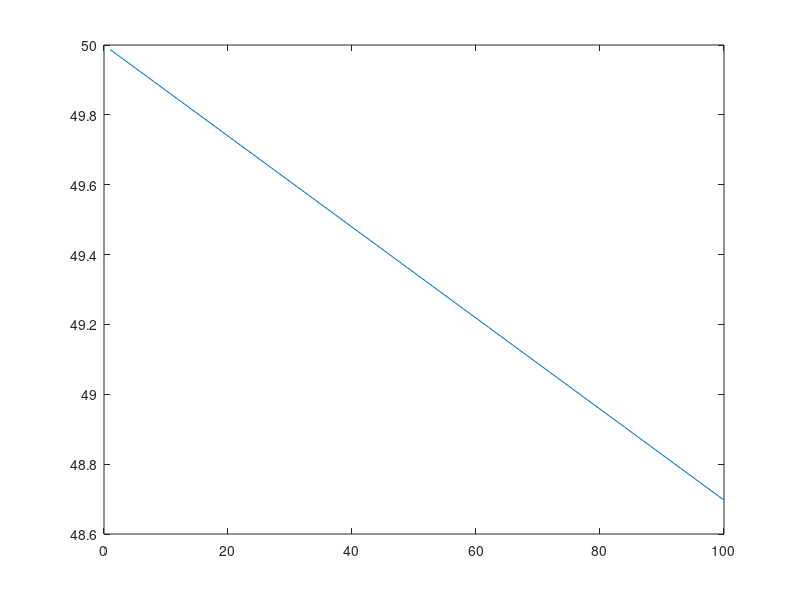

Write MATLAB code to recreate this figure.
%% Refactor 1 - Variable Names

% This refactor makes it easier to follow what the code is doing

% Use descriptive variable names
% By convention, use camelCase for variable names

% All constants should be named and declared at the start.

totalMass = 600;
wheelbase = 1535;
originalCoGPosition = wheelbase/2;
accumulatorMass = 150;
newCoGPosition = zeros;
accumulatorPositionDelta = 1:100;

for r =  accumulatorPositionDelta

    newCoGPosition(r) = ((accumulatorMass*(originalCoGPosition+r)) + (totalMass*originalCoGPosition))/(totalMass+accumulatorMass);

end

frontWeightDistribution = (1  - (newCoGPosition/wheelbase))*100;

plot(accumulatorPositionDelta,newCoGPosition,"-")
plot(accumulatorPositionDelta,frontWeightDistribution,"-")